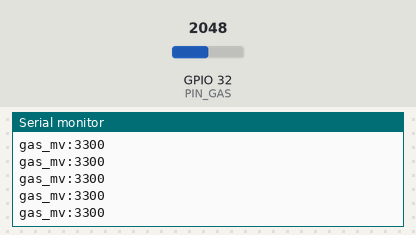
Recording of a sketch running on a simulated ESP32. Parts: the last lines printed to the serial monitor. The test bench sets the inputs (shaded band); at power-on: GPIO 32 (PIN_GAS) = 2048.

Above: at 1.2 s.
1.3 s: GPIO 32 (PIN_GAS) set to 2866
At 1.56 s:
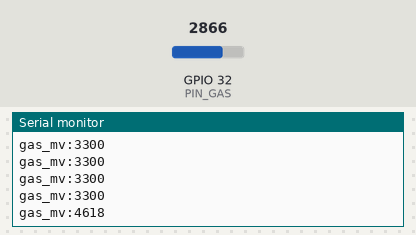
2.8 s: GPIO 32 (PIN_GAS) set to 3603
At 2.96 s:
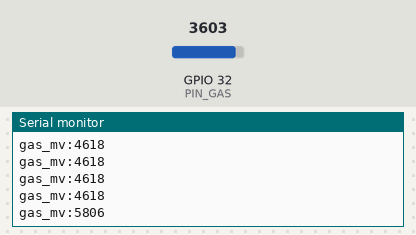
Timing chart, 0 to 5.8 s (numbered marks = the images above; inputs shaded):
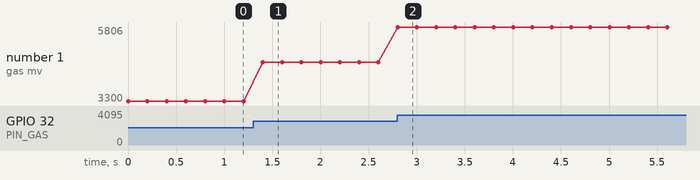

The sketch:

mq2.ino
```cpp
const int PIN_GAS = 32;

void setup() { Serial.begin(115200); }

void loop() {
    int mv = analogReadMilliVolts(PIN_GAS);
    int ao_mv = mv * 2;                        // 분압 전 실제 AO 전압
    Serial.printf("gas_mv:%d\n", ao_mv);
    delay(200);
}
// → 깨끗한 공기: 수백 mV / 라이터 가스를 살짝: 2000mV 이상으로 치솟았다가 천천히 복귀
```

Measured:
- after the input at 1.3 s, the serial monitor: prints a new line after 0.10 s (image 1)
- after the input at 2.8 s, the serial monitor: prints a new line at once (image 2)
- plotted number 1: 3300 → 4618 after the input at 1.3 s, 4618 → 5806 after the input at 2.8 s
